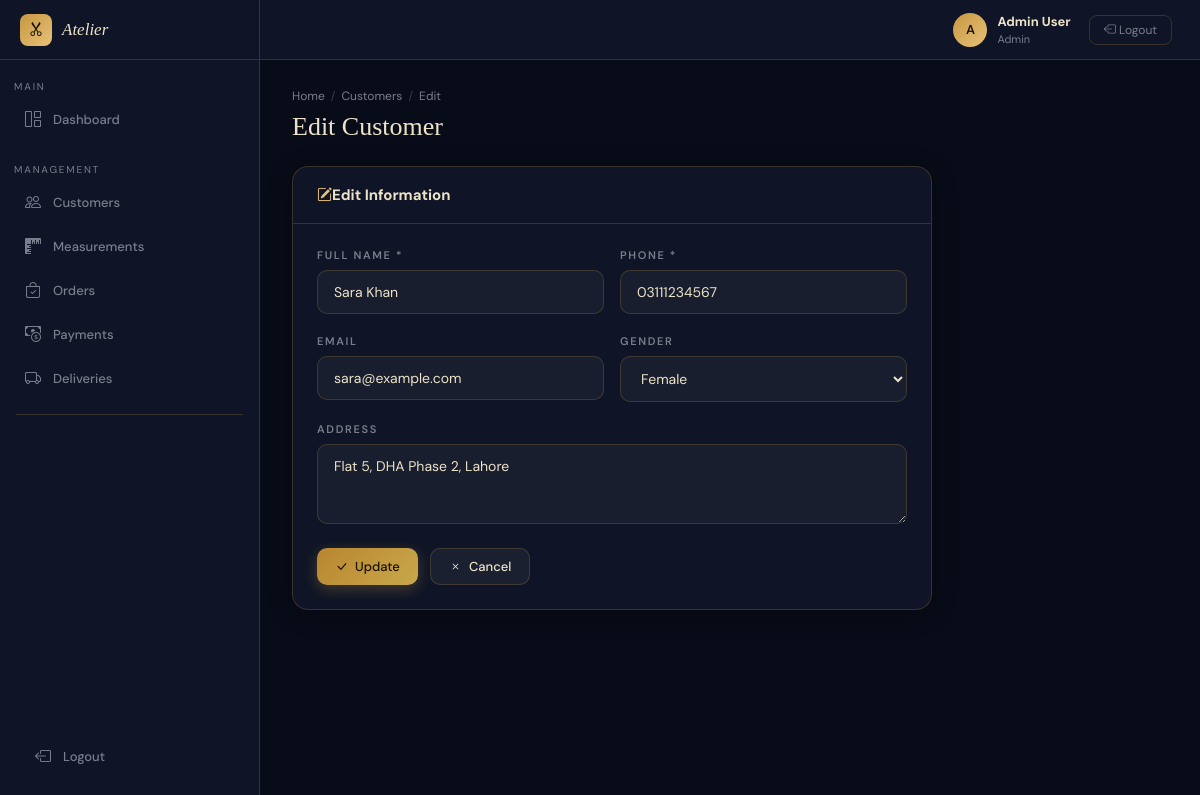
/edit.php?id=2 (signed in), run on the app's committed database.
### tables this page shows
CREATE TABLE `customers` (
  `id`            INT AUTO_INCREMENT PRIMARY KEY,
  `customer_name` VARCHAR(100) NOT NULL,
  `phone`         VARCHAR(20)  NOT NULL,
  `email`         VARCHAR(150) DEFAULT NULL,
  `gender`        ENUM('Male','Female','Other') DEFAULT 'Male',
  `address`       TEXT DEFAULT NULL,
  `created_at`    TIMESTAMP DEFAULT CURRENT_TIMESTAMP
);

### edit.php (the view, shortened to what this page needs)
<?php
require_once '../../config/database.php';
require_once '../../includes/header.php';
$id=(int)($_GET['id']??0);
$data=mysqli_fetch_assoc(mysqli_query($conn,"SELECT * FROM customers WHERE id=$id"));
?>
<?php include '../../includes/navbar.php';?>
<div class="app-layout">
<?php include '../../includes/sidebar.php';?>
<div class="main-wrap"><div class="page-content">
<div class="page-header">
  <div class="breadcrumb-bar"><a href="../dashboard.php">Home</a><span class="sep">/</span><a href="index.php">Customers</a><span class="sep">/</span><span>Edit</span></div>
  <h2>Edit Customer</h2>
</div>
<div class="tms-card" style="max-width:640px;">
  <div class="tms-card-header"><h5><i class="bi bi-pencil-square me-2" style="color:var(--gold2)"></i>Edit Information</h5></div>
  <div class="tms-card-body">
    <form method="POST">
      <div class="form-row">
        <div class="form-group"><label class="form-label-tms">Full Name *</label>
          <input type="text" name="name" class="form-control-tms" required value="<?php echo htmlspecialchars($data['customer_name']);?>"></div>
        <div class="form-group"><label class="form-label-tms">Phone *</label>
          <input type="text" name="phone" class="form-control-tms" required value="<?php echo htmlspecialchars($data['phone']);?>"></div>
      </div>
      <div class="form-row">
        <div class="form-group"><label class="form-label-tms">Email</label>
          <input type="email" name="email" class="form-control-tms" value="<?php echo htmlspecialchars($data['email']??'');?>"></div>
        <div class="form-group"><label class="form-label-tms">Gender</label>
          <select name="gender" class="form-control-tms">
            <?php foreach(['Male','Female','Other'] as $g):?>
            <option <?php if(($data['gender']??'')==$g) echo 'selected';?>><?php echo $g;?></option>
            <?php endforeach;?>
          </select></div>
      </div>
      <div class="form-group"><label class="form-label-tms">Address</label>
        <textarea name="address" class="form-control-tms" rows="3"><?php echo htmlspecialchars($data['address']??'');?></textarea></div>
      <div style="display:flex;gap:12px;">
        <button type="submit" class="btn-tms btn-gold"><i class="bi bi-check-lg"></i> Update</button>
        <a href="index.php" class="btn-tms btn-ghost"><i class="bi bi-x"></i> Cancel</a>
      </div>
    </form>
  </div>
</div>
</div></div></div>
<?php require_once '../../includes/footer.php';?>

### header.php (style rules this page uses)
:root { --navy:#080C18;--navy2:#0F1526;--navy3:#161D35;--navy4:#1E2540; --gold:#C6973F;--gold2:#E8C27A;--gold3:#F5DFA0;--cream:#EDE3C8; --muted:#7A7D8C;--border:rgba(198,151,63,0.22);--glow:rgba(198,151,63,0.10); --danger:#C84B4B;--success:#3D9970;--warning:#C9952A;--info:#3A7BD5; --sidebar-w:260px; }
*,*::before,*::after { box-sizing:border-box;margin:0;padding:0; }
body { font-family:'DM Sans',sans-serif;background:var(--navy);color:var(--cream);font-size:14px;min-height:100vh; }
a { color:var(--gold2);text-decoration:none; }
.app-layout { display:flex;min-height:100vh; }
.main-wrap { flex:1;display:flex;flex-direction:column;min-width:0;margin-left:var(--sidebar-w); }
.page-content { flex:1;padding:28px 32px; }
.page-header { margin-bottom:24px; }
.page-header h2 { font-family:'Cormorant Garamond',serif;font-size:26px;font-weight:400;color:var(--cream); }
.breadcrumb-bar { display:flex;align-items:center;gap:6px;font-size:12px;color:var(--muted);margin-bottom:8px; }
.breadcrumb-bar a { color:var(--muted); }
.breadcrumb-bar .sep { opacity:.4; }
.tms-card { background:var(--navy2);border:1px solid var(--border);border-radius:16px; overflow:hidden;box-shadow:0 4px 24px rgba(0,0,0,0.3); }
.tms-card-header { padding:18px 24px;border-bottom:1px solid var(--border); display:flex;align-items:center;justify-content:space-between; }
.tms-card-header h5 { font-size:15px;color:var(--cream);margin:0; }
.tms-card-body { padding:24px; }
.btn-tms { display:inline-flex;align-items:center;gap:7px;padding:9px 18px; border-radius:10px;font-size:13px;font-weight:500;border:none;cursor:pointer;transition:.2s; font-family:'DM Sans',sans-serif; }
.btn-gold { background:linear-gradient(135deg,#B8862E,#C9A84C);color:#1a1200;box-shadow:0 4px 14px rgba(198,151,63,0.3); }
.btn-ghost { background:rgba(255,255,255,0.05);color:var(--cream);border:1px solid var(--border); }
.form-group { margin-bottom:20px; }
.form-label-tms { display:block;font-size:11px;font-weight:600;letter-spacing:.15em;text-transform:uppercase;color:var(--muted);margin-bottom:8px; }
.form-control-tms { width:100%;background:rgba(255,255,255,0.04);border:1px solid var(--border); border-radius:10px;padding:12px 16px;font-family:'DM Sans',sans-serif; font-size:14px;color:var(--cream);outline:none;transition:.25s; }
.form-control-tms::placeholder { color:rgba(122,125,140,0.5); }
.form-control-tms option { background:var(--navy3);color:var(--cream); }
.form-row { display:grid;grid-template-columns:1fr 1fr;gap:16px; }

### data on the page
customers: name "Sara Khan", phone "03111234567", email "sara@example.com", gender "Female", address "Flat 5, DHA Phase 2, Lahore"

### other printed values
substr($_SESSION['full_name'] ?? 'A', 0, 1) "A"
$_SESSION['full_name'] "Admin User"
$_SESSION['role'] "Admin"
